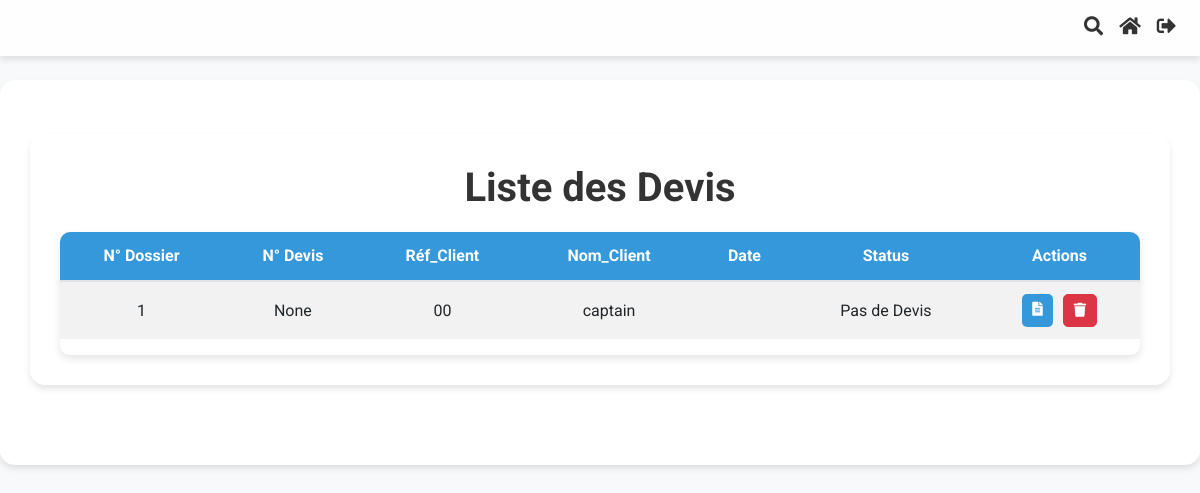
Page /application/devis/ (signed in) on the earlier database version.
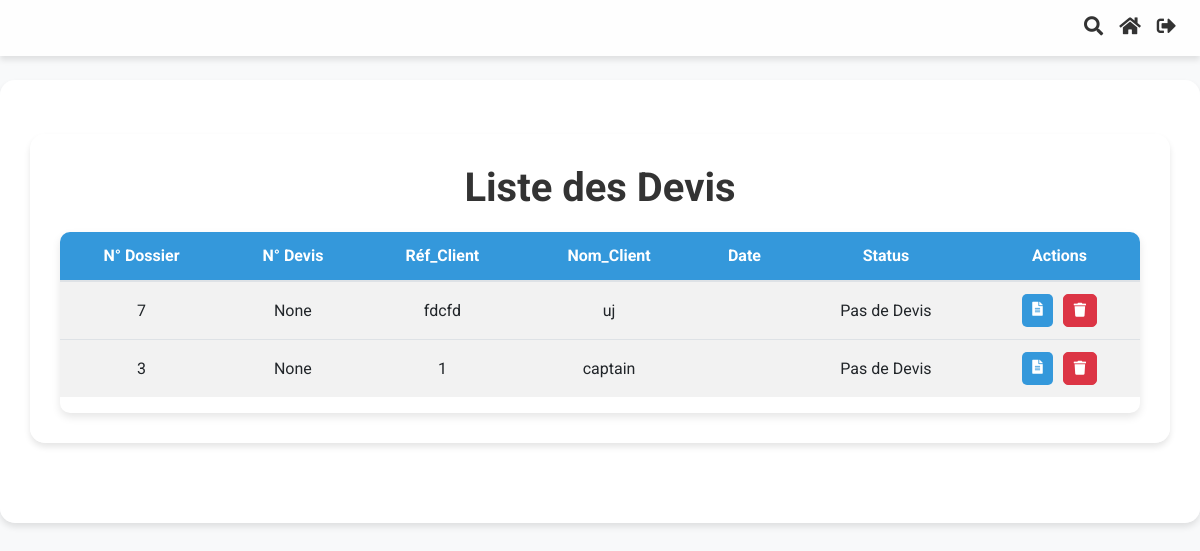
Same page on the later database version.
### Application/models.py (models this page shows, shortened)
class Commande(models.Model):
    order_id = models.AutoField(primary_key=True)
    date_time = models.DateTimeField(auto_now_add=True)
    company_reference_number = models.CharField(max_length=100)
    client_name = models.CharField(max_length=100, default="")
    adresse = models.CharField(max_length=255, blank=True, null=True)
    email = models.EmailField(blank=True, null=True)
    fax = models.CharField(max_length=50, blank=True, null=True)
    ice = models.CharField(max_length=50, blank=True, null=True)
    infographiste = models.CharField(max_length=100, blank=True, null=True)
    order_status = models.CharField(max_length=50, choices=[
        ('draft', 'Draft'),
        ('completed', 'Completed')
    ])
    bc_number = models.CharField(max_length=50, blank=True, null=True)
    date_bc = models.DateField(blank=True, null=True)
    devis_date = models.DateTimeField(blank=True, null=True)
    devis_numero = models.IntegerField(null=True, blank=True)
    facture_date = models.DateTimeField(blank=True, null=True)
    facture_numero = models.IntegerField(null=True, blank=True)
    bl_date = models.DateTimeField(blank=True, null=True)
    bl_numero = models.IntegerField(null=True, blank=True)
    remarque = models.CharField(max_length=50, choices=[
        ('paye', 'Payé'),
        ('non_paye', 'Non Payé')
    ], default='non payé')
    facture_status = models.CharField(max_length=50, choices=[
            ('no_facture', 'Pas de Facture'),
            ('facture_termine', 'Facture Terminée')
        ], default='pas de facture')
    bl_status = models.CharField(max_length=50, choices=[
            ('no_bl', 'Pas de bon_livraison'),
            ('bl_termine', 'bon_livraison Terminé')
        ], default='pas de bon_livraison')
    devis_status = models.CharField(max_length=50, choices=[
            ('no_devis', 'Pas de Devis'),
            ('devis_termine', 'Devis Terminé')
        ], default='pas de devis')

### Application/views.py (the view)
# urls.py: path('devis/', views.liste_devis, name='liste_devis'),
@login_required
@user_passes_test(lambda u: u.groups.filter(name='Directeurs').exists())
def liste_devis(request):
    query = request.GET.get('q')
    if query:
        commandes = Commande.objects.filter(
            Q(order_status='completed') & (
                Q(company_reference_number__icontains=query) |
                Q(client_name__icontains=query) |
                Q(devis_numero__icontains=query)
            )
        )
    else:
        commandes = Commande.objects.filter(order_status='completed').order_by('-date_time')
    is_assistant = request.user.groups.filter(name='Assistants').exists()
    return render(request, 'Application/liste_devis.html', {'devis_list': commandes, 'is_assistant': is_assistant})

### Application/templates/Application/liste_devis.html (shortened to what this page needs)
{% extends "base.html" %}
{% load static %}
{% block content %}
<div class="container mt-4">
    <h1 class="text-center header-title">Liste des Devis</h1>
    <div class="table-responsive custom-table">
        <table class="table table-striped" id="devisTable">
            <thead>
                <tr>
                    <th>N° Dossier</th>
                    <th>N° Devis</th>
                    <th>Réf_Client</th>
                    <th>Nom_Client</th>
                    <th>Date</th>
                    <th>Status</th>
                    <th>Actions</th>
                </tr>
            </thead>
            <tbody>
                {% for devis in devis_list %}
                <tr>
                        <td>{{ devis.order_id }}</td>
                        <td>{{ devis.devis_numero}}</td>
                        <td>{{ devis.company_reference_number }}</td>
                        <td>{{ devis.client_name }}</td>
                        <td>{{ devis.devis_date|date:"d/m/Y"}}</td>
                        <td>
                            <form method="post" action="{% url 'update_devis_status' devis.pk %}">
                                {% if devis.devis_status == 'devis_termine' %}
                                    Devis Terminé
                                {% else %}
                                    Pas de Devis
                                {% endif %}
                            </form>
                        </td>
                        <td>
                            <div class="btn-container">
                                <a href="{% url 'generer_devis' devis.pk %}" class="btn btn-sm btn-custom">
                                    <i class="fas fa-file-alt"></i>
                                </a>
                                <button type="button" class="btn btn-sm btn-danger" data-toggle="modal" data-target="#deleteModal{{ devis.pk }}">
                                    <i class="fas fa-trash"></i>
                                </button>
                            </div>
                    </td>
                </tr>
            {% endfor %}
        </tbody>
    </table>
</div>
</div>
{% endblock %}

### Application/templates/base.html (shortened to what this page needs)
<!DOCTYPE html>
<html lang="en">
<head>
    {% load static %}
    <link rel="stylesheet" href="https://cdnjs.cloudflare.com/ajax/libs/font-awesome/5.15.3/css/all.min.css">
    <link rel="stylesheet" href="https://stackpath.bootstrapcdn.com/bootstrap/4.3.1/css/bootstrap.min.css">
    <link rel="stylesheet" href="https://cdnjs.cloudflare.com/ajax/libs/animate.css/4.1.1/animate.min.css">
</head>
<body>
<nav class="navbar navbar-expand-lg navbar-light">
    <div class="collapse navbar-collapse" id="navbarNav">
        <ul class="navbar-nav ml-auto">
            <li class="nav-item">
                <a class="nav-link" href="#" id="search-toggle"><i class="fas fa-search"></i></a>
            </li>
            {% if not is_assistant%}
            <li class="nav-item">
                <a class="nav-link" href="{% url 'welcome_director' %}"><i class="fas fa-home"></i></a>
            </li>
            {% endif %}
            <li class="nav-item">
                <a class="nav-link" href="{% url 'logout' %}"><i class="fas fa-sign-out-alt"></i></a>
            </li>
        </ul>
    </div>
</nav>
<div class="container mt-4">
    {% block content %}{% endblock %}
</div>
</body>
</html>

### Application/templates/Application/liste_devis.html (style rules this page uses)
body { font-family: 'Roboto', sans-serif; background-color: #f8f9fa; }
.custom-table { background-color: #fff; border-radius: 10px; box-shadow: 0 4px 8px rgba(0, 0, 0, 0.1); overflow: hidden; }
.custom-table th, .custom-table td { padding: 12px 15px; text-align: center; }
.custom-table th { background-color: #3498db; color: #fff; font-weight: bold; border: none; }
.custom-table tbody tr:nth-child(even) { background-color: #f2f2f2; }
.btn-custom { background-color: #3498db; color: #fff; border: none; transition: background-color 0.3s ease; border-radius: 5px; padding: 5px 10px; }
.btn-danger { border-radius: 5px; padding: 5px 10px; }
.table-responsive { border-radius: 10px; }
.header-title { font-family: 'Roboto', sans-serif; color: #333; font-weight: 700; margin-bottom: 20px; }
.btn-container { display: flex; justify-content: center; gap: 10px; }

Differences in the rows shown:
removed Commande: order_id "1", devis_numero "None", company_reference_number "00", client_name "captain", devis_status "Pas de Devis"
added Commande: order_id "7", devis_numero "None", company_reference_number "fdcfd", client_name "uj", devis_status "Pas de Devis"
added Commande: order_id "3", devis_numero "None", company_reference_number "1", client_name "captain", devis_status "Pas de Devis"
